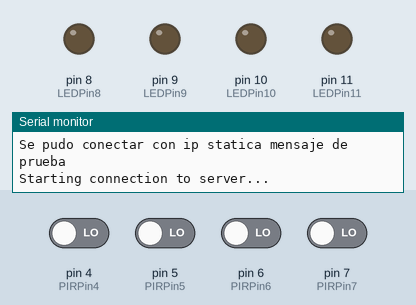
This sketch was run on a simulated Arduino Mega 2560, built with avr-gcc and run on an emulated ATmega2560. Parts: output pins drawn as LEDs (lit = HIGH), the last lines printed to the serial monitor. The test bench sets the inputs (shaded band); at power-on: pin 4 (PIRPin4), pin 5 (PIRPin5), pin 6 (PIRPin6), pin 7 (PIRPin7) LOW. WiFi joins after 1.5 s; servers stay silent unless stated; uploads are accepted with an empty reply.

Above: at 2.9 s.
3.0 s: pin 4 (PIRPin4) driven HIGH
At 3.3 s:
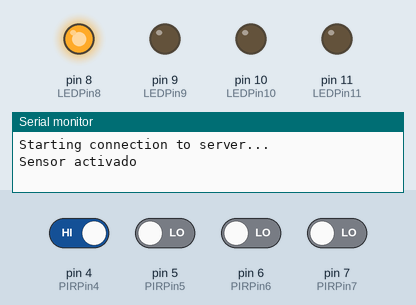
4.5 s: pin 5 (PIRPin5) driven HIGH
At 5.6 s:
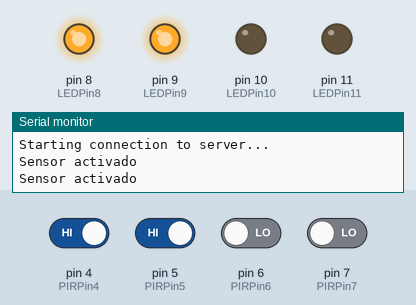
6.0 s: pin 6 (PIRPin6) driven HIGH
At 6.7 s:
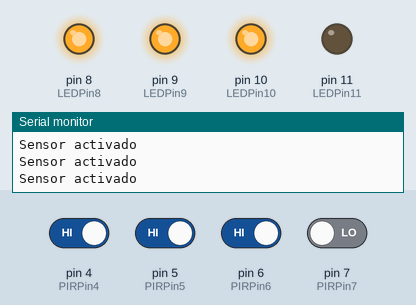
7.5 s: pin 7 (PIRPin7) driven HIGH
At 7.9 s:
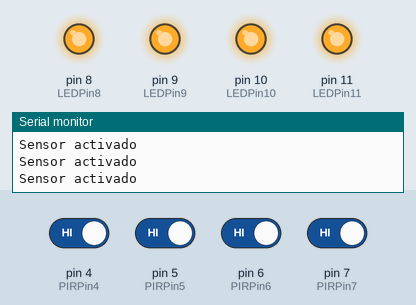
9.0 s: pin 4 (PIRPin4) driven LOW
At 10.2 s:
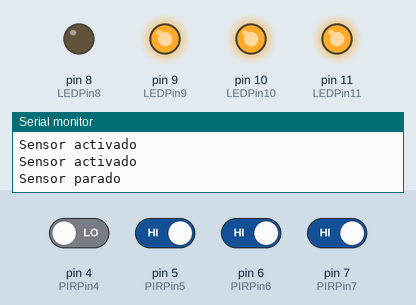
10.5 s: pin 5 (PIRPin5) driven LOW
At 11.4 s:
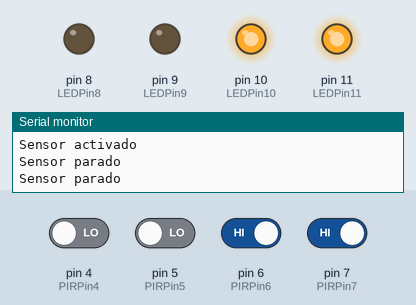
Timing chart, 0 to 13.0 s (numbered marks = the images above; inputs shaded):
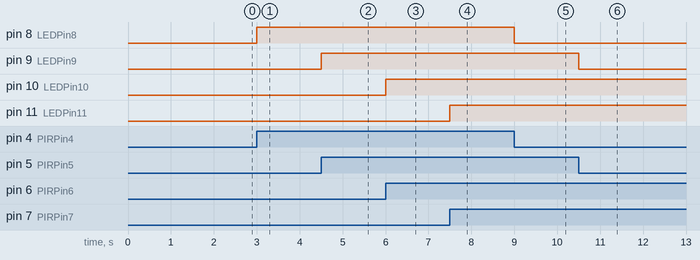

The sketch:

main.ino
```cpp
#include "WiFiEsp.h"

// Emulate Serial1 on pins 2/3 if not present
#ifndef HAVE_HWSERIAL1
#include "SoftwareSerial.h"
SoftwareSerial Serial1(2, 3); // RX, TX
#endif

// Variables para declarar los pines de los leds a usar
const int LEDPin8 = 8;
const int LEDPin9 = 9;
const int LEDPin10 = 10;
const int LEDPin11 = 11;

// Variables para declarar los pines de los sensores PIR a usar
const int PIRPin4 = 4;
const int PIRPin5 = 5;
const int PIRPin6 = 6;
const int PIRPin7 = 7;

int pirState4 = LOW;           // de inicio no hay movimiento
int val4 = 0;                  // estado del pin

int pirState5 = LOW;           // de inicio no hay movimiento
int val5 = 0;                  // estado del pin

int pirState6 = LOW;           // de inicio no hay movimiento
int val6 = 0;                  // estado del pin

int pirState7 = LOW;           // de inicio no hay movimiento
int val7 = 0;                  // estado del pin

char ssid[] = "MYHMP";            // your network SSID (name)
char pass[] = "Hol@2020#";        // your network password
int status = WL_IDLE_STATUS;     // the Wifi radio's status

// Configuration server
IPAddress serverIP(192,168,1,206); // IP
int serverPort = 8084; // Port

// Initialize the Ethernet client object
WiFiEspClient client;

void setup()
{
  pinMode(LEDPin8, OUTPUT);
  pinMode(LEDPin9, OUTPUT);
  pinMode(LEDPin10, OUTPUT);
  pinMode(LEDPin11, OUTPUT);

  pinMode(PIRPin4, INPUT);
  pinMode(PIRPin5, INPUT);
  pinMode(PIRPin6, INPUT);
  pinMode(PIRPin7, INPUT);

  // initialize serial for debugging
  Serial.begin(115200);
  // initialize serial for ESP module
  Serial1.begin(9600);
  // initialize ESP module
  WiFi.init(&Serial1);

  // check for the presence of the shield
  if (WiFi.status() == WL_NO_SHIELD) {
    Serial.println("WiFi shield not present");
    // don't continue
    while (true);
  }

  // attempt to connect to WiFi network
  while ( status != WL_CONNECTED) {
    Serial.print("Attempting to connect to WPA SSID: ");
    Serial.println(ssid);
    // Connect to WPA/WPA2 network
    status = WiFi.begin(ssid, pass);
  }

  // you're connected now, so print out the data
  Serial.println("You're connected to the network");

  printWifiStatus();

  if (client.connect(serverIP, serverPort)) {
    Serial.println("Se pudo conectar con ip statica mensaje de prueba");
  }
  else {
   Serial.println("Coneccion fallida");
  }

  Serial.println();
  Serial.println("Starting connection to server...");
}

void loop()
{
  // if there are incoming bytes available
  // from the server, read them and print them
  while (client.available()) {
    char c = client.read();
    Serial.write(c);
  }

  // status is WL_CONNECTED
  if (WiFi.status() == WL_CONNECTED)
  {
    // Lectura dijital
    val4 = digitalRead(PIRPin4);
    val5 = digitalRead(PIRPin5);
    val6 = digitalRead(PIRPin6);
    val7 = digitalRead(PIRPin7);

    if (val4 == HIGH)   //si está activado
    {
      digitalWrite(LEDPin8, HIGH);  //LED ON
      if (pirState4 == LOW)  //si previamente estaba apagado
      {
        Serial.println("Sensor activado");
        pirState4 = HIGH;

        if (client.connect(serverIP, serverPort))
        {
          // Make a HTTP request
          String content = "Hey, just testing a post request.";
          client.println("POST /smart-building-server/createAlarm?teaching_id=1001 HTTP/1.1");
          client.println("Host: 192.168.1.206:8084");
          client.println("Accept: */*");
          client.println("Cache-Control: no-cache");
          client.println("Accept-Encoding: gzip, deflate");
          client.println("Content-Length: 0");
          client.println("Connection: keep-alive");
          client.println("cache-control: no-cache");
          client.println();
          client.println(content);
        }

      }
    }
    else // si esta desactivado
    {
      digitalWrite(LEDPin8, LOW); // LED OFF
      if (pirState4 == HIGH)  //si previamente estaba encendido
      {
        Serial.println("Sensor parado");
        pirState4 = LOW;
      }
    }

    if (val5 == HIGH)   //si está activado
    {
      digitalWrite(LEDPin9, HIGH);  //LED ON
      if (pirState5 == LOW)  //si previamente estaba apagado
      {
        Serial.println("Sensor activado");
        pirState5 = HIGH;

        if (client.connect(serverIP, serverPort))
        {
          // Make a HTTP request
          String content = "Hey, just testing a post request.";
          client.println("POST /smart-building-server/createAlarm?teaching_id=1002 HTTP/1.1");
          client.println("Host: 192.168.1.206:8084");
          client.println("Accept: */*");
          client.println("Cache-Control: no-cache");
          client.println("Accept-Encoding: gzip, deflate");
          client.println("Content-Length: 0");
          client.println("Connection: keep-alive");
          client.println("cache-control: no-cache");
          client.println();
          client.println(content);
        }

      }
    }
    else // si esta desactivado
    {
      digitalWrite(LEDPin9, LOW); // LED OFF
      if (pirState5 == HIGH)  //si previamente estaba encendido
      {
        Serial.println("Sensor parado");
        pirState5 = LOW;
      }
    }

    if (val6 == HIGH)   //si está activado
    {
      digitalWrite(LEDPin10, HIGH);  //LED ON
      if (pirState6 == LOW)  //si previamente estaba apagado
      {
        Serial.println("Sensor activado");
        pirState6 = HIGH;

        if (client.connect(serverIP, serverPort))
        {
          // Make a HTTP request
          String content = "Hey, just testing a post request.";
          client.println("POST /smart-building-server/createAlarm?teaching_id=1003 HTTP/1.1");
          client.println("Host: 192.168.1.206:8084");
          client.println("Accept: */*");
          client.println("Cache-Control: no-cache");
          client.println("Accept-Encoding: gzip, deflate");
          client.println("Content-Length: 0");
          client.println("Connection: keep-alive");
          client.println("cache-control: no-cache");
          client.println();
          client.println(content);
        }

      }
    }
    else // si esta desactivado
    {
      digitalWrite(LEDPin10, LOW); // LED OFF
      if (pirState6 == HIGH)  //si previamente estaba encendido
      {
        Serial.println("Sensor parado");
        pirState6 = LOW;
      }
    }

    if (val7 == HIGH)   //si está activado
    {
      digitalWrite(LEDPin11, HIGH);  //LED ON
      if (pirState7 == LOW)  //si previamente estaba apagado
      {
        Serial.println("Sensor activado");
        pirState7 = HIGH;

        if (client.connect(serverIP, serverPort))
        {
          // Make a HTTP request
          String content = "Hey, just testing a post request.";
          client.println("POST /smart-building-server/createAlarm?teaching_id=1004 HTTP/1.1");
          client.println("Host: 192.168.1.206:8084");
          client.println("Accept: */*");
          client.println("Cache-Control: no-cache");
          client.println("Accept-Encoding: gzip, deflate");
          client.println("Content-Length: 0");
          client.println("Connection: keep-alive");
          client.println("cache-control: no-cache");
          client.println();
          client.println(content);
        }

      }
    }
    else // si esta desactivado
    {
      digitalWrite(LEDPin11, LOW); // LED OFF
      if (pirState7 == HIGH)  //si previamente estaba encendido
      {
        Serial.println("Sensor parado");
        pirState7 = LOW;
      }
    }

    client.stop();
  }
}


void printWifiStatus()
{
  // print the SSID of the network you're attached to
  Serial.print("SSID: ");
  Serial.println(WiFi.SSID());

  // print your WiFi shield's IP address
  IPAddress ip = WiFi.localIP();
  Serial.print("IP Address: ");
  Serial.println(ip);

  // print the received signal strength
  long rssi = WiFi.RSSI();
  Serial.print("Signal strength (RSSI):");
  Serial.print(rssi);
  Serial.println(" dBm");
}
```

Measured:
- after the input at 3.0 s, pin 8 (LEDPin8): LOW → HIGH at once
- after the input at 4.5 s, pin 9 (LEDPin9): LOW → HIGH at once
- after the input at 6.0 s, pin 10 (LEDPin10): LOW → HIGH at once
- after the input at 7.5 s, pin 11 (LEDPin11): LOW → HIGH at once
- after the input at 9.0 s, pin 8 (LEDPin8): HIGH → LOW at once
- after the input at 10.5 s, pin 9 (LEDPin9): HIGH → LOW at once
